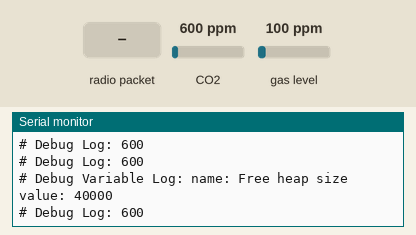
A program run on a simulated ESP32. Shown: the last lines printed to the serial monitor. The inputs (shaded band) are chosen by the test bench; at power-on: CO2 600 ppm, gas level 100 ppm. Storage starts empty; random numbers use the default seed unless the program sets one; no radio packets arrive unless stated.

Above: at 1.4 s.
1.5 s: CO2 set to 452 ppm
At 1.52 s:
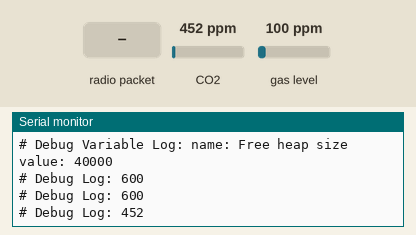
3.0 s: radio packet "1" arrives
4.5 s: radio packet "0" arrives
6.0 s: CO2 set to 1050 ppm
At 6.04 s:
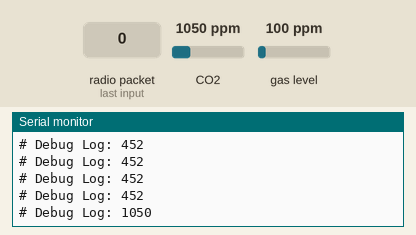
Timing chart, 0 to 8.5 s (numbered marks = the images above; inputs shaded):
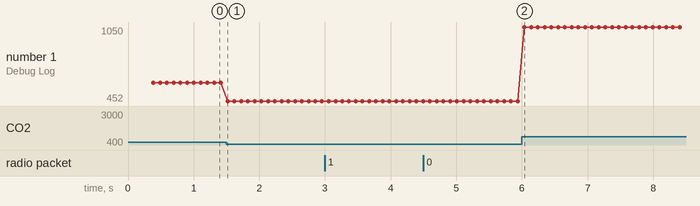

The program:

main.cpp
```cpp
#include <Arduino.h>
#include <esp_wifi.h>
#include <SPI.h>
#include <Wire.h>
#include <Adafruit_AHTX0.h>
#include <Adafruit_MPU6050.h>
#include <Adafruit_BMP085.h>
#include <Adafruit_SGP30.h>
#include <FS.h>
#include <LITTLEFS.h>
// #include <esp_camera.h>
#include <Vector.h>
#include "EventLoop/loop.hpp"
#include "EventLoop/Events/events.hpp"
#include "Utils/utils.hpp"
#include "LoRa/lora.hpp"
#include "Debug/debug.hpp"
#include "Config.hpp"


TwoWire I2CBus = TwoWire(0);
EventLoop *MainThread = new EventLoop();
EventLoop *SecondThread = new EventLoop();
LoRaModule *RadioModule;
Adafruit_AHTX0 AHTSensor;
Adafruit_MPU6050 MPUSensor;
Adafruit_SGP30 SPGSensor;
Adafruit_BMP085 BMPSensor;


void setup()
{
    esp_wifi_set_mode(WIFI_MODE_NULL);
    esp_wifi_stop();
    Serial.begin(115200);
    I2CBus.begin(SDA_PIN, SCL_PIN, 100000);
    Utils::PrintLambdaLogo();

    Threading::AppendTask([] () {
        uint16_t secondLastTime = 0;
        while (true)
        {
            secondLastTime = SecondThread->checkLoopTime();
            if (secondLastTime > 20)
                Debug::LOG("[!] Second thread hitch warning: last thread time was " + static_cast<String>(secondLastTime) + "ms");
            SecondThread->loopTick();
        }
    }, 10000);

    if(!LITTLEFS.begin())
        return Debug::LOG("Error while initializing LittleFS");
    Debug::LOG("LittleFS initialized correctly");

    RadioModule = new LoRaModule(LORA_SCK, LORA_MISO, LORA_MOSI, LORA_RST, LORA_CS, LORA_DIO0, MainThread, SecondThread);
    delay(200); // si no lo pongo da segfault ¯\_(ツ)_/¯
    if (!RadioModule->Initialize(LoRaModule::Frequencies::EU, static_cast<uint16_t>(500000)/*KHz*/))
        return Debug::LOG("Error while initializing LoRa module");
    Debug::LOG("LoRa module initialized correctly");

    if (!AHTSensor.begin(&I2CBus))
        return Debug::LOG("Error initializing AHT sensor");
    Debug::LOG("AHT10 module initialized correctly");

    if (!MPUSensor.begin(MPU6050_ADDR, &I2CBus))
        return Debug::LOG("Error initializing MPU sensor");
    MPUSensor.setAccelerometerRange(MPU6050_RANGE_8_G);
    MPUSensor.setGyroRange(MPU6050_RANGE_500_DEG);
    MPUSensor.setFilterBandwidth(MPU6050_BAND_21_HZ);

    Debug::LOG("MPU module initialized correctly");

    if (!SPGSensor.begin(&I2CBus))
        return Debug::LOG("Error initializing SPG sensor");
    Debug::LOG("SPG module initialized correctly");

    if (!BMPSensor.begin(BMP180_ADDR, &I2CBus))
        return Debug::LOG("Error initializing BMP sensor");
    Debug::LOG("BMP module initialized correctly");

    MainThread->addEventListener(new IntervalEvent(100, reinterpret_cast<void *>(* [] () {
        SPGSensor.IAQmeasure();
        Debug::LOG((String) SPGSensor.eCO2);
    })));
    MainThread->addEventListener(new IntervalEvent(100, reinterpret_cast<void *>(* [] () {

    })));
    MainThread->addEventListener(new IntervalEvent(100, reinterpret_cast<void *>(* [] () {

    })));
    MainThread->addEventListener(new IntervalEvent(100, reinterpret_cast<void *>(* [] () {

    })));
    MainThread->addEventListener(new IntervalEvent(100, reinterpret_cast<void *>(* [] () {

    })));
    MainThread->addEventListener(new IntervalEvent(100, reinterpret_cast<void *>(* [] () {

    })));
    MainThread->addEventListener(new IntervalEvent(100, reinterpret_cast<void *>(* [] () {

    })));
    MainThread->addEventListener(new IntervalEvent(100, reinterpret_cast<void *>(* [] () {

    })));
    MainThread->addEventListener(new IntervalEvent(1000, reinterpret_cast<void *>(* [] () {
        Debug::LOG_VAR(static_cast<uint64_t>(xPortGetFreeHeapSize()), "Free heap size");
    })));
}

uint16_t lastTime = 0;
void loop ()
{
    lastTime = MainThread->checkLoopTime();
    if (lastTime > 36)
        Debug::LOG("[!] Main thread hitch warning: last thread time was " + static_cast<String>(lastTime) + "ms");
    MainThread->loopTick();
}
```

debug.cpp
```cpp
#include "debug.hpp"

namespace Debug
{
    void LOG(String data)
    {
        if (DEBUG)
            Serial.println("# Debug Log: " + data);
    }
    void LOG_VAR(uint64_t data, String name)
    {
        if (DEBUG)
            Serial.println("# Debug Variable Log: name: " + name + "    value: " + data);
    }
    void LOG_VAR(boolean data, String name)
    {
        if (DEBUG)
            Serial.println("# Debug Variable Log: name: " + name + "    value: " + data);
    }
    void LOG_VAR(char data, String name)
    {
        if (DEBUG)
            Serial.println("# Debug Variable Log: name: " + name + "    value: " + String(data));
    }
    void LOG_VAR(String data, String name)
    {
        if (DEBUG)
            Serial.println("# Debug Variable Log: name: " + name + "    value: " + data);
    }
}
```

debug.hpp
```cpp
#include <Arduino.h>
#include "../Config.hpp"

namespace Debug
{
    void LOG(String data);
    void LOG_VAR(uint64_t data, String name);
    void LOG_VAR(uint64_t data, String name);
    void LOG_VAR(boolean data, String name);
    void LOG_VAR(char data, String name);
    void LOG_VAR(String data, String name);
}
```

events.cpp
```cpp
#include "events.hpp"
#include "../loop.hpp"
#include "../../Debug/debug.hpp"

Event::Event(void *callback)
{
    this->_callback = callback;
}

DelayEvent::DelayEvent(uint32_t timeout, void* callback) : Event(callback)
{
    this->_callback = callback;
    this->m_startTime = millis();
    this->m_delay = timeout;
}

IntervalEvent::IntervalEvent(uint32_t timeout, void* callback) : DelayEvent(timeout, callback)
{
    this->_callback = callback;
    this->m_startTime = millis();
    this->m_delay = timeout;
}

Event::~Event()
{
    Debug::LOG("Event destructor called.");
    Debug::LOG_VAR(static_cast<uint64_t>(xPortGetFreeHeapSize()), "Free heap size");
}

void Event::canBeTriggered(EventLoop *loop)
{
    reinterpret_cast<void (*)(EventLoop*, unsigned int, Event*)>(this->_callback)(loop, this->index, this);
}

void DelayEvent::canBeTriggered(EventLoop *loop)
{
    if ((millis() - this->m_startTime) >= this->m_delay) {
        reinterpret_cast<void (*)(EventLoop*, unsigned int, Event*)>(this->_callback)(loop, this->index, this);
        delete this;
        loop->removeEvent(this->index);
    }
}

void IntervalEvent::canBeTriggered(EventLoop *loop)
{
    if ((millis() - this->m_startTime) >= this->m_delay)
    {
        if (this->m_argument != NULL)
            reinterpret_cast<void (*)(EventLoop*, unsigned int, Event*, void*)>(this->_callback)(loop, this->index, this, m_argument);
        else
            reinterpret_cast<void (*)(EventLoop*, unsigned int, Event*)>(this->_callback)(loop, this->index, this);
        this->m_startTime = millis();
    }
}
```

events.hpp
```cpp
#include <Arduino.h>

#ifndef EVENTS_H
#define EVENTS_H
#include "../../LoRa/lora.hpp"

class EventLoop;

class Event
{
public:
    Event(void* callback);
    virtual ~Event();
    virtual void canBeTriggered(EventLoop *loop);
    unsigned int index;
protected:
    void *_callback;
};

class DelayEvent : public Event
{
public:
    DelayEvent(uint32_t timeout, void* callback);
    void canBeTriggered(EventLoop *loop);
protected:
    uint32_t m_delay;
    uint64_t m_startTime;
};

class IntervalEvent : public DelayEvent
{
public:
    IntervalEvent(uint32_t timeout, void* callback);
    IntervalEvent(uint32_t timeout, void* callback, void* argument);
    void canBeTriggered(EventLoop *loop);
private:
    void* m_argument;
};

#endif
```

loop.cpp
```cpp
#include "loop.hpp"
#include "Events/events.hpp"
#include "../Debug/debug.hpp"

void EventLoop::addEventListener(Event *event)
{
    event->index = this->eventStack.size();
    this->eventStack.push_back(event);
}

void EventLoop::loopTick()
{
    for (size_t i = 0; i < this->eventStack.size(); i++)
        eventStack.at(i)->canBeTriggered(this);
}

void EventLoop::removeEvent(unsigned int index)
{
    for (size_t i = index + 1; i < this->eventStack.size(); i++)
        eventStack.at(i)->index--;
    this->eventStack.remove(index);
}

uint16_t EventLoop::checkLoopTime()
{
    uint16_t _delay = millis() - this->m_lastTime;
    this->m_lastTime = millis();
    return _delay;
}
```

loop.hpp
```cpp
#include <Arduino.h>
#include "../../lib/Vector/src/Vector.h"
#include "../Config.hpp"

#ifndef LOOP_H
#define LOOP_H

class Event;

class EventLoop
{
public:
    EventLoop() : eventStack(stackArray) {};
    void addEventListener(Event *event);
    void loopTick();
    void removeEvent(unsigned int index);
    uint16_t checkLoopTime();
    Vector<Event*> eventStack;
private:
    Event* stackArray[MAX_EVENT_NUMBER];
    unsigned long m_lastTime = 0;
};

#endif
```

lora.cpp
```cpp
#include "lora.hpp"

LoRaModule::LoRaModule(uint8_t sck, uint8_t miso, uint8_t mosi, uint8_t rst, uint8_t nss, uint8_t dio0, EventLoop *mainThread, EventLoop *secondThread)
{
    SPI.begin(LORA_SCK, LORA_MISO, LORA_MOSI, LORA_CS);  // puta vida tete
    LoRa.setPins(LORA_CS, LORA_RST, LORA_DIO0);          // puta vida tete x2
    this->m_mainThread = mainThread;
    this->m_secondThread = secondThread;
}

bool LoRaModule::Initialize(uint16_t frequency, uint16_t bandwidth)
{
    if (!LoRa.begin(frequency))
    {
        Debug::LOG("Error initializing LoRa module");
        return false;
    }

    LoRa.setSyncWord(LORA_SYNCWORD);
    LoRa.setSignalBandwidth(bandwidth);
    LoRa.setSpreadingFactor(12);
    LoRa.setCodingRate4(5);
    LoRa.setPreambleLength(8);

    this->m_secondThread->addEventListener(new IntervalEvent(0, reinterpret_cast<void*>(&LoRaModule::ParseLoraPacket))); // el que tenga miedo a morir que no nazca

    return true;
}

void LoRaModule::RouteMethod(unsigned int route, void *method)
{
    this->m_methods[route] = method;
}

void LoRaModule::ParseLoraPacket()
{
    unsigned int packetSize = LoRa.parsePacket();
    if (packetSize < 1)
        return;

    byte _buffer[LoRa.available()];
    for (size_t i = 0; i < LoRa.available(); i++)
        _buffer[i] = LoRa.read();
    unsigned int *buffer = reinterpret_cast<unsigned int*>(_buffer);
    Debug::LOG(static_cast<String>(buffer[0]));
    // int state = this->m_module->receive(buffer, sizeof(buffer));
    // if (state != RADIOLIB_ERR_NONE)
    //     return;

    // if (this->m_module->getPacketLength() < 1)
    //     return;

    // uint index = (uint)buffer[0];
    // if (index > LORA_RX_MESSAGES)  // por si algún pussy lo intenta
    //     return;

    // void* method = this->m_methods[index];
    // if (method)
    //     ((void (*)(void)) method)(); // el que tenga miedo a morir que no nazca
}
```

lora.hpp
```cpp
#ifndef LORA__H
#define LORA__H

#include <Arduino.h>
#include <SPI.h>
#include <LoRa.h>
#include "../Utils/utils.hpp"
#include "../Debug/debug.hpp"
#include "../EventLoop/loop.hpp"
#include "../EventLoop/Events/events.hpp"
#include "../Config.hpp"

class LoRaModule
{
public:
    enum Frequencies
    {
        EU = 867,
        US = 912,
        AU = 920,
        AS = 923
    };
    LoRaModule(uint8_t sck, uint8_t miso, uint8_t mosi, uint8_t rst, uint8_t nss, uint8_t dio0, EventLoop *mainThread, EventLoop *secondThread);
    bool Initialize(uint16_t frequency, uint16_t bandwidth);
    void RouteMethod(unsigned int route, void *method);
    static void ParseLoraPacket();

protected:
    EventLoop *m_mainThread;
    EventLoop *m_secondThread;
    void *m_methods[LORA_RX_MESSAGES];
};

#endif
```

utils.cpp
```cpp
#include "utils.hpp"

const char characters[] = "ABCDEFGHIJKLMNOPQRSTUVWXYZabcdefghijklmnopqrstuvwxyz";

namespace Utils
{
    void PrintLambdaLogo()
    {
        Serial.println("      \\\\\\        _                     _         _       ");
        Serial.println("       \\\\\\      | |                   | |       | |      ");
        Serial.println("       /\\\\\\     | |     __ _ _ __ ___ | |__   __| | __ _ ");
        Serial.println("      ///\\\\\\    | |    / _` | '_ ` _ \\| '_ \\ / _` |/ _` |");
        Serial.println("     ///  \\\\\\   | |___| (_| | | | | | | |_) | (_| | (_| |");
        Serial.println("    ///    \\\\\\  |______\\__,_|_| |_| |_|_.__/ \\__,_|\\__,_|");
    }
    String GenerateRandomString(int length)
    {
        String randomString = "";
        for (int i = 0; i < length; i++)
        {
            randomString += characters[random(sizeof(characters) - 1)];
        }
        return randomString;
    }
    String IntToBase36(uint32_t num)
    {
        char base36Buffer[5];
        int pos = 0;
        for (int i = 0; i < 4; i++)
        {
            int remainder = num % 36;
            base36Buffer[pos++] = (remainder < 10) ? ('0' + remainder) : ('a' + remainder - 10);
            num /= 36;
        }
        base36Buffer[pos] = '\0';
        char base36Encoded[5];
        for (int i = 0; i < 4; i++)
        {
            base36Encoded[i] = base36Buffer[3 - i];
        }
        base36Encoded[4] = '\0';
        return base36Encoded;
    }
    float f_Sqrt(float number) // gracias carmack ;)
    {
        long i;
        float x2, y;

        x2 = number * 0.5F;
        y = number;
        i = *(long *)&y;
        i = 0x5f3759df - (i >> 1);
        y = *(float *)&i;
        y = y * (1.5F - (x2 * y * y));
        y = y * (1.5F - (x2 * y * y));

        return 1 / y;
    }
}
```

utils.hpp
```cpp
#ifndef UTILS_H
#define UTILS_H
#include <Arduino.h>
#include <freertos/FreeRTOS.h>
#include <freertos/task.h>
#include "../Config.hpp"

namespace Utils
{
    void PrintLambdaLogo();
    String GenerateRandomString(int length);
    String IntToBase36(uint32_t num);
    float f_Sqrt(float number);
}

namespace Threading
{
    template <typename Function>
    void AppendTask(Function func, const size_t stackSize)
    {
        xTaskCreatePinnedToCore(
            [](void *parameter)
            {
                auto f = static_cast<Function *>(parameter);
                (*f)();
                delete f;
                vTaskDelete(nullptr);
            },
            "TaskOnCore2",
            stackSize,
            new Function{func},
            0,
            nullptr,
            0
        );
    }
}

#endif
```

Config.hpp
```cpp
#ifndef CONFIG_H
#define CONFIG_H

#ifndef DEBUG
#define DEBUG true
#endif

#ifndef MAX_EVENT_NUMBER
#define MAX_EVENT_NUMBER 25
#endif

#ifndef LORA_SYNCWORD
#define LORA_SYNCWORD 0x2A
#endif

#ifndef LORA_CS
#define LORA_CS 12
#endif

#ifndef LORA_MISO
#define LORA_MISO 2
#endif

#ifndef LORA_MOSI
#define LORA_MOSI 4
#endif

#ifndef LORA_SCK
#define LORA_SCK 13
#endif

#ifndef LORA_RST
#define LORA_RST 0
#endif

#ifndef LORA_DIO0
#define LORA_DIO0 16
#endif

#ifndef LORA_RX_MESSAGES
#define LORA_RX_MESSAGES 5
#endif

#ifndef SDA_PIN
#define SDA_PIN 14
#endif

#ifndef SCL_PIN
#define SCL_PIN 15
#endif

#ifndef MPU6050_ADDR
// AD0 = GND -> 0x68
// AD0 = VCC -> 0x69
#define MPU6050_ADDR 0x68
#endif

#ifndef BMP180_ADDR
#define BMP180_ADDR 0x77
#endif

#ifndef SEA_LEVEL_PRESSURE
#define SEA_LEVEL_PRESSURE 102525.0F
#endif

#endif
```

Measured:
- after the input at 1.5 s, the serial monitor: prints a new line at once (image 1)
- after the input at 6.0 s, the serial monitor: prints a new line at once (image 2)
- plotted number 1: 600 → 452 after the input at 1.5 s, 452 → 1050 after the input at 6.0 s
